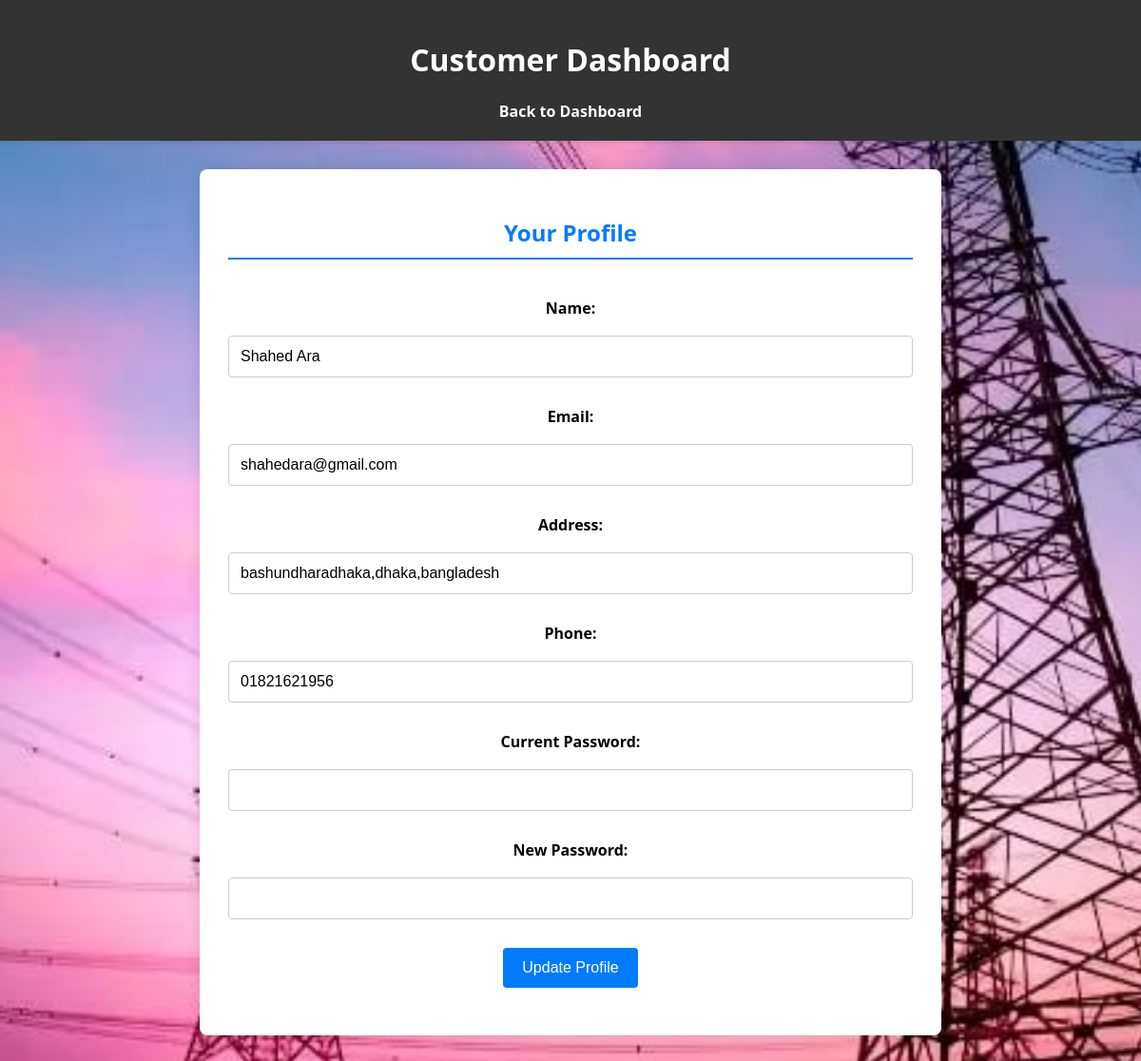
Screenshot of /customer_profile.php (signed in) with the database file from the repository.
### tables this page shows
CREATE TABLE `customers` (
  `customer_id` int(11) NOT NULL,
  `name` varchar(100) DEFAULT NULL,
  `email` varchar(100) DEFAULT NULL,
  `password` varchar(100) DEFAULT NULL,
  `address` varchar(255) DEFAULT NULL,
  `phone` varchar(20) DEFAULT NULL,
  `area_id` int(11) DEFAULT NULL
);

### customer_profile.php (the view, shortened to what this page needs)
<?php
include 'db.php';
$user_id = $_SESSION['user_id'];
$query = "SELECT * FROM Customers WHERE customer_id = ?";
$stmt = $conn->prepare($query);
$stmt->bind_param("i", $user_id);
$stmt->execute();
$result = $stmt->get_result();
if ($result->num_rows > 0) {
    $user = $result->fetch_assoc();
} else {
    echo "User not found.";
    exit();
}
?>
<!DOCTYPE html>
<html lang="en">
<head>
    <link rel="stylesheet" href="styles.css">
</head>
<body>
    <header>
        <h1>Customer Dashboard</h1>
        <nav>
            <ul>
                <li><a href="customer_dashboard.php">Back to Dashboard</a></li>
            </ul>
        </nav>
    </header>
    <main>
        <section id="profile">
            <h2>Your Profile</h2>
            <form action="" method="post">
                <label for="name">Name:</label>
                <input type="text" id="name" name="name" value="<?php echo htmlspecialchars($user['name']); ?>">
                <label for="email">Email:</label>
                <input type="email" id="email" name="email" value="<?php echo htmlspecialchars($user['email']); ?>">
                <label for="address">Address:</label>
                <input type="text" id="address" name="address" value="<?php echo htmlspecialchars($user['address']); ?>">
                <label for="phone">Phone:</label>
                <input type="text" id="phone" name="phone" value="<?php echo htmlspecialchars($user['phone']); ?>">
                <label for="current_password">Current Password:</label>
                <input type="password" id="current_password" name="current_password">
                <label for="new_password">New Password:</label>
                <input type="password" id="new_password" name="new_password">
                <input type="submit" value="Update Profile">
            </form>
        </section>
    </main>
</body>
</html>

### styles.css (style rules this page uses)
body { font-family: Arial, sans-serif; margin: 0; padding: 0; background-color: #f9f9f9; background-image: url('picture.jpg'); background-size: cover; background-repeat: no-repeat; background-attachment: fixed; background-position: center; }
header { background-color: #333; color: white; padding: 20px; text-align: center; }
nav ul { list-style-type: none; padding: 0; }
nav ul li { display: inline; margin: 0 15px; }
nav ul li a { color: white; text-decoration: none; }
main { padding: 20px; background: rgba(255, 255, 255, 0.8); border-radius: 8px; margin: 20px auto; width: 80%; box-shadow: 0 0 10px rgba(0, 0, 0, 0.1); }
h2 { color: #4c00ff; text-align: center; }
section { margin-bottom: 20px; }
form { display: flex; flex-wrap: wrap; gap: 10px; justify-content: center; margin-bottom: 20px; }
input[type="text"], button { padding: 10px; font-size: 16px; border: 1px solid #ccc; border-radius: 4px; }

### customer_profile.php (style rules this page uses)
body { font-family: 'Segoe UI', Tahoma, Geneva, Verdana, sans-serif; background-color: #f0f0f0; margin: 0; padding: 0; }
header { background-color:; color: white; padding: 20px 0; text-align: center; box-shadow: 0 2px 5px rgba(0, 0, 0, 0.1); }
nav ul { list-style: none; padding: 0; margin: 0; text-align: center; }
nav ul li { display: inline; margin-right: 15px; }
nav ul li a { color: white; text-decoration: none; font-weight: bold; }
main { width: 60%; margin: 30px auto; background-color: white; padding: 30px; box-shadow: 0 0 15px rgba(0, 0, 0, 0.1); border-radius: 8px; }
#profile h2 { color: #007BFF; border-bottom: 2px solid #007BFF; padding-bottom: 10px; }
form label { display: block; margin-top: 20px; font-weight: bold; }
form input[type="text"], form input[type="email"], form input[type="password"] { width: 100%; padding: 12px; margin-top: 8px; border: 1px solid #ccc; border-radius: 4px; box-sizing: border-box; font-size: 16px; }
form input[type="submit"] { margin-top: 20px; background-color: #007BFF; color: white; padding: 12px 20px; border: none; border-radius: 4px; cursor: pointer; font-size: 16px; transition: background-color 0.3s; }

### rows the page displays
customers: name "Shahed Ara", email "shahedara@gmail.com", address "bashundharadhaka,dhaka,bangladesh", phone "01821621956"
